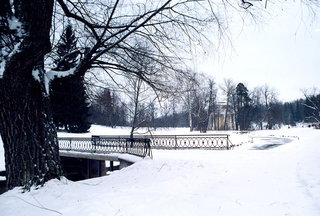
%> input picture p1/images/winter.jpg, 320 x 216 px
$ octave --eval "p1;"   (GNU Octave 9; MATLAB toolbox functions it lacks are replaced by stand-ins)
%> lines starting %> are read from the running program, lines starting %| are printed output that depends on the picture; in (x1, y1, x2, y2) boxes, pixels count from 0 and x2, y2 are one past the last pixel; in counts of white or black regions, pixels touching at a corner belong together; the program's own positions count from 1
% Aysar Khalid and Gonghe Shi
% Problem 1: Adaptive Thresholding
% The following function takes an image, fits a plane, It, and then
% thresholds the image with the plane.
% Ensure an image, I, is uncommented first before running.
function [  ] = p1(  )
    close all;
% [7 lines of commented-out code are left out]
     I = rgb2gray(imread('images/winter.jpg')); b_1=100; b_2=150;
%> after `I = rgb2gray(imread('images/winter.jpg'))`:
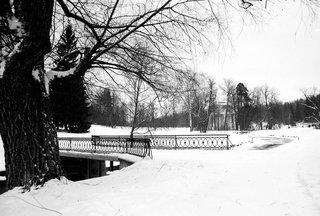
%> I: size 216x320 uint8; min 0, max 255, mean 163.5

    [n m] = size(I);
%> n = 216; m = 320

    It = ones(n,m);
    It_adaptive = zeros(n,m);
    w_size = floor(n/2); %create an NxN window
%> w_size = 108

    % [32 lines of commented-out code are left out]
    I_avg = mean(mean(I));
%> I_avg = 163.5
    b = [I_avg; I_avg*b_1; I_avg*b_2];
%> b = [163.5; 16352.6; 24528.9]
    M = [1 (n+1)/2 (m+1)/2;
        (n+1)/2 ((n+1)*(2*n+1))/6 ((n+1)*(m+1))/4;
        (m+1)/2 ((n+1)*(m+1))/4 ((m+1)*(2*m+1))/5];

    alpha = M\b; %solves for a in Ma=b
%> alpha = [220.2; -0.358; -0.112]

    It = I;
    for i=1:n
       for j=1:m
           It(i,j) = alpha(1) + alpha(2)*i + alpha(3)*j;
           if (I(i,j) < It(i,j))
               It_adaptive(i,j) = 0;
           elseif (I(i,j) > It(i,j))
               It_adaptive(i,j) = 255;
           end
       end
    end
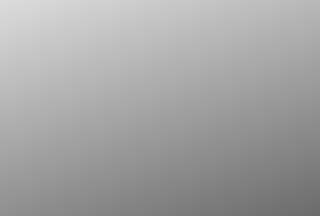
%> It: size 216x320 uint8; min 107, max 220, mean 163.5
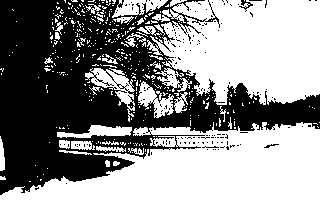
%> It_adaptive: size 216x320 double; 57.7% white; 177 black regions (174 under 20 px), largest, box (x1, y1, x2, y2) and area: (0, 0, 320, 195) 28730, (239, 0, 253, 12) 56, (264, 144, 279, 148) 24

    % Simple thresholding
    It_simple = I;
    for i=1:n
       for j=1:m
           if (I(i,j) < I_avg)
               It_simple(i,j) = 0;
           elseif (I(i,j) > I_avg)
               It_simple(i,j) = 255;
           end
       end
    end
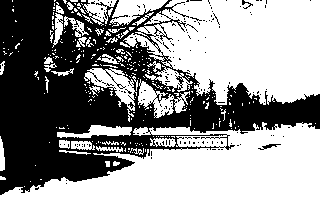
%> It_simple: size 216x320 uint8; 60% white; 182 black regions (179 under 20 px), largest, box (x1, y1, x2, y2) and area: (0, 0, 320, 195) 27082, (258, 144, 281, 150) 52, (242, 0, 253, 9) 34

    subplot(1,4,1);
    imshow(I);
    title('Original');

    subplot(1,4,2);
    imshow(It_simple);
    title('Simple Threshold');

    subplot(1,4,3);
    imshow(It);
    title('Planar Threshold');

    subplot(1,4,4);
    imshow(It_adaptive);
    title('Adaptive Threshold');
    set(gcf,'units','normalized','outerposition',[0 0 1 1])
end
